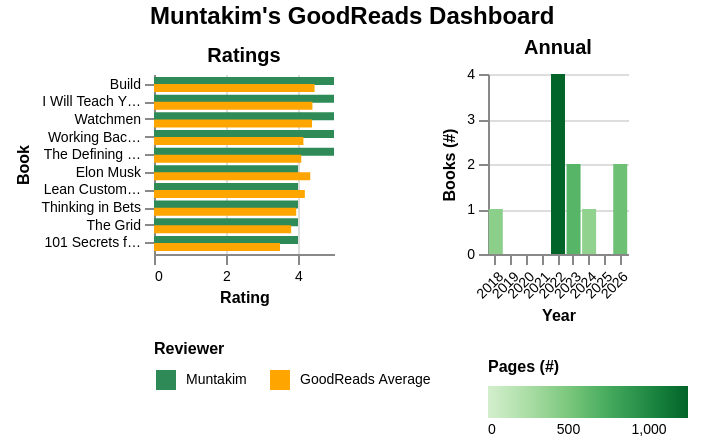

Here is the Vega-Lite specification saved for this chart:
### Vega-Lite specification from a JSON file in a GitHub repository (floating-point values rounded to 4 significant figures)
{"config": {"view": {"continuousWidth": 300, "continuousHeight": 300, "strokeOpacity": 0, "strokeWidth": 1.5}, "axis": {"labelFontSize": 7, "titleFontSize": 8}, "legend": {"labelFontSize": 7, "orient": "bottom", "titleFontSize": 8}}, "hconcat": [{"data": {"name": "data-f7a50e5fd5106c8c08b1c32074d6222e"}, "mark": {"type": "bar", "size": 4}, "encoding": {"color": {"field": "Reviewer", "legend": {"symbolType": "square", "title": "Reviewer"}, "scale": {"domain": ["Muntakim", "GoodReads Average"], "range": ["seagreen", "orange"]}, "type": "nominal"}, "tooltip": [{"field": "Title", "title": "Title", "type": "nominal"}, {"field": "Authors", "title": "Author(s)", "type": "nominal"}, {"field": "Year", "title": "Year Read", "type": "quantitative"}, {"field": "Reviewer", "title": "Reviewer", "type": "nominal"}, {"field": "Rating", "title": "Rating", "type": "quantitative"}], "x": {"field": "Rating", "scale": {"domain": [0, 5]}, "title": "Rating", "type": "quantitative"}, "y": {"axis": {"labelLimit": 50}, "field": "SummarizedTitle", "sort": {"field": "Rating", "order": "descending"}, "title": "Book", "type": "nominal"}, "yOffset": {"field": "Reviewer", "type": "nominal"}}, "height": 90, "title": {"text": "Ratings", "fontSize": 10}, "width": 90}, {"data": {"name": "data-842e927c329bd44ebdf64f8a1609b4bb"}, "mark": {"type": "bar"}, "encoding": {"color": {"field": "Pages", "legend": {"title": "Pages (#)"}, "scale": {"scheme": "greens"}, "title": "Pages (#)", "type": "quantitative"}, "tooltip": [{"field": "Year", "title": "Year", "type": "ordinal"}, {"field": "Books", "title": "Books (#)", "type": "quantitative"}, {"field": "Pages", "title": "Pages (#)", "type": "quantitative"}], "x": {"axis": {"labelAngle": -45}, "field": "Year", "title": "Year", "type": "nominal"}, "y": {"field": "Books", "title": "Books (#)", "type": "quantitative"}}, "height": 90, "title": {"text": "Annual", "fontSize": 10}, "width": 70}], "padding": {"left": 8, "right": 8, "top": 2, "bottom": 2}, "spacing": 5, "title": {"text": "Muntakim's GoodReads Dashboard", "anchor": "middle", "fontSize": 12}, "$schema": "https://vega.github.io/schema/vega-lite/v5.20.1.json", "datasets": {"data-f7a50e5fd5106c8c08b1c32074d6222e": [{"SummarizedTitle": "101 Secrets for Your Twenties", "Title": "101 Secrets for Your Twenties", "Authors": "Paul Angone", "Year": 2026, "Reviewer": "Muntakim", "Rating": 4.0}, {"SummarizedTitle": "I Will Teach You to Be Rich", "Title": "I Will Teach You to Be Rich: No Guilt. No Excuses. No B.S. Just a 6-Week Program That Works.", "Authors": "Ramit Sethi", "Year": 2026, "Reviewer": "Muntakim", "Rating": 5.0}, {"SummarizedTitle": "The Grid", "Title": "The Grid: The Fraying Wires Between Americans and Our Energy Future", "Authors": "Gretchen Bakke", "Year": 2024, "Reviewer": "Muntakim", "Rating": 4.0}, {"SummarizedTitle": "Working Backwards", "Title": "Working Backwards: Insights, Stories, and Secrets from Inside Amazon", "Authors": "Colin Bryar", "Year": 2022, "Reviewer": "Muntakim", "Rating": 5.0}, {"SummarizedTitle": "Watchmen", "Title": "Watchmen", "Authors": "Alan Moore", "Year": 2018, "Reviewer": "Muntakim", "Rating": 5.0}, {"SummarizedTitle": "Elon Musk", "Title": "Elon Musk: Tesla, SpaceX, and the Quest for a Fantastic Future", "Authors": "Ashlee Vance", "Year": 2023, "Reviewer": "Muntakim", "Rating": 4.0}, {"SummarizedTitle": "Lean Customer Development", "Title": "Lean Customer Development: Building Products Your Customers Will Buy", "Authors": "Cindy Alvarez", "Year": 2022, "Reviewer": "Muntakim", "Rating": 4.0}, {"SummarizedTitle": "The Defining Decade", "Title": "The Defining Decade: Why Your Twenties Matter—And How to Make the Most of Them Now", "Authors": "Meg Jay", "Year": 2023, "Reviewer": "Muntakim", "Rating": 5.0}, {"SummarizedTitle": "Build", "Title": "Build: An Unorthodox Guide to Making Things Worth Making – An NYT Bestselling Entrepreneurship and Product Design Manual", "Authors": "Tony Fadell", "Year": 2022, "Reviewer": "Muntakim", "Rating": 5.0}, {"SummarizedTitle": "Thinking in Bets", "Title": "Thinking in Bets: Making Smarter Decisions When You Don't Have All the Facts", "Authors": "Annie Duke", "Year": 2022, "Reviewer": "Muntakim", "Rating": 4.0}, {"SummarizedTitle": "101 Secrets for Your Twenties", "Title": "101 Secrets for Your Twenties", "Authors": "Paul Angone", "Year": 2026, "Reviewer": "GoodReads Average", "Rating": 3.5}, {"SummarizedTitle": "I Will Teach You to Be Rich", "Title": "I Will Teach You to Be Rich: No Guilt. No Excuses. No B.S. Just a 6-Week Program That Works.", "Authors": "Ramit Sethi", "Year": 2026, "Reviewer": "GoodReads Average", "Rating": 4.4}, {"SummarizedTitle": "The Grid", "Title": "The Grid: The Fraying Wires Between Americans and Our Energy Future", "Authors": "Gretchen Bakke", "Year": 2024, "Reviewer": "GoodReads Average", "Rating": 3.81}, {"SummarizedTitle": "Working Backwards", "Title": "Working Backwards: Insights, Stories, and Secrets from Inside Amazon", "Authors": "Colin Bryar", "Year": 2022, "Reviewer": "GoodReads Average", "Rating": 4.15}, {"SummarizedTitle": "Watchmen", "Title": "Watchmen", "Authors": "Alan Moore", "Year": 2018, "Reviewer": "GoodReads Average", "Rating": 4.39}, {"SummarizedTitle": "Elon Musk", "Title": "Elon Musk: Tesla, SpaceX, and the Quest for a Fantastic Future", "Authors": "Ashlee Vance", "Year": 2023, "Reviewer": "GoodReads Average", "Rating": 4.34}, {"SummarizedTitle": "Lean Customer Development", "Title": "Lean Customer Development: Building Products Your Customers Will Buy", "Authors": "Cindy Alvarez", "Year": 2022, "Reviewer": "GoodReads Average", "Rating": 4.19}, {"SummarizedTitle": "The Defining Decade", "Title": "The Defining Decade: Why Your Twenties Matter—And How to Make the Most of Them Now", "Authors": "Meg Jay", "Year": 2023, "Reviewer": "GoodReads Average", "Rating": 4.09}, {"SummarizedTitle": "Build", "Title": "Build: An Unorthodox Guide to Making Things Worth Making – An NYT Bestselling Entrepreneurship and Product Design Manual", "Authors": "Tony Fadell", "Year": 2022, "Reviewer": "GoodReads Average", "Rating": 4.46}, {"SummarizedTitle": "Thinking in Bets", "Title": "Thinking in Bets: Making Smarter Decisions When You Don't Have All the Facts", "Authors": "Annie Duke", "Year": 2022, "Reviewer": "GoodReads Average", "Rating": 3.95}], "data-842e927c329bd44ebdf64f8a1609b4bb": [{"Year": 2018, "Books": 1, "Pages": 416}, {"Year": 2019, "Books": 0, "Pages": 0}, {"Year": 2020, "Books": 0, "Pages": 0}, {"Year": 2021, "Books": 0, "Pages": 0}, {"Year": 2022, "Books": 4, "Pages": 1242}, {"Year": 2023, "Books": 2, "Pages": 665}, {"Year": 2024, "Books": 1, "Pages": 384}, {"Year": 2025, "Books": 0, "Pages": 0}, {"Year": 2026, "Books": 2, "Pages": 561}]}, "background": null}
